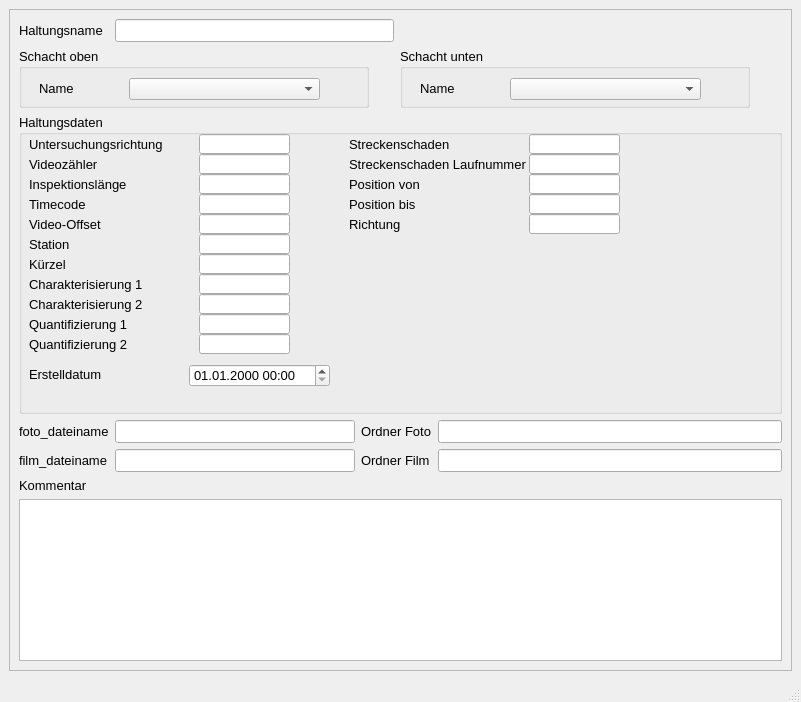
<?xml version="1.0" encoding="UTF-8"?>
<ui version="4.0">
 <class>MainWindow</class>
 <widget class="QMainWindow" name="MainWindow">
  <property name="geometry">
   <rect>
    <x>0</x>
    <y>0</y>
    <width>801</width>
    <height>702</height>
   </rect>
  </property>
  <property name="sizePolicy">
   <sizepolicy hsizetype="Preferred" vsizetype="Preferred">
    <horstretch>0</horstretch>
    <verstretch>0</verstretch>
   </sizepolicy>
  </property>
  <property name="minimumSize">
   <size>
    <width>664</width>
    <height>523</height>
   </size>
  </property>
  <property name="baseSize">
   <size>
    <width>0</width>
    <height>0</height>
   </size>
  </property>
  <property name="font">
   <font>
    <family>Tahoma</family>
    <pointsize>10</pointsize>
   </font>
  </property>
  <property name="windowTitle">
   <string>MainWindow</string>
  </property>
  <widget class="QWidget" name="centralwidget">
   <layout class="QGridLayout" name="gridLayout">
    <item row="0" column="0">
     <widget class="QScrollArea" name="scrollArea">
      <property name="widgetResizable">
       <bool>true</bool>
      </property>
      <widget class="QWidget" name="scrollAreaWidgetContents">
       <property name="geometry">
        <rect>
         <x>0</x>
         <y>0</y>
         <width>777</width>
         <height>625</height>
        </rect>
       </property>
       <layout class="QGridLayout" name="gridLayout_2">
        <item row="0" column="0">
         <widget class="QLabel" name="label">
          <property name="font">
           <font>
            <family>Tahoma</family>
            <pointsize>10</pointsize>
           </font>
          </property>
          <property name="text">
           <string>Haltungsname</string>
          </property>
         </widget>
        </item>
        <item row="0" column="1" colspan="2">
         <widget class="QLineEdit" name="untersuchhal">
          <property name="font">
           <font>
            <family>Tahoma</family>
            <pointsize>10</pointsize>
           </font>
          </property>
         </widget>
        </item>
        <item row="1" column="0" colspan="3">
         <widget class="QGroupBox" name="groupBox">
          <property name="minimumSize">
           <size>
            <width>148</width>
            <height>60</height>
           </size>
          </property>
          <property name="maximumSize">
           <size>
            <width>350</width>
            <height>16777215</height>
           </size>
          </property>
          <property name="font">
           <font>
            <family>Tahoma</family>
            <pointsize>10</pointsize>
           </font>
          </property>
          <property name="title">
           <string>Schacht oben</string>
          </property>
          <widget class="QLabel" name="label_3">
           <property name="geometry">
            <rect>
             <x>20</x>
             <y>30</y>
             <width>91</width>
             <height>21</height>
            </rect>
           </property>
           <property name="text">
            <string>Name</string>
           </property>
          </widget>
          <widget class="QComboBox" name="schoben">
           <property name="geometry">
            <rect>
             <x>110</x>
             <y>30</y>
             <width>191</width>
             <height>22</height>
            </rect>
           </property>
          </widget>
         </widget>
        </item>
        <item row="1" column="3" colspan="2">
         <widget class="QGroupBox" name="groupBox_3">
          <property name="minimumSize">
           <size>
            <width>350</width>
            <height>0</height>
           </size>
          </property>
          <property name="maximumSize">
           <size>
            <width>350</width>
            <height>16777215</height>
           </size>
          </property>
          <property name="font">
           <font>
            <family>Tahoma</family>
            <pointsize>10</pointsize>
           </font>
          </property>
          <property name="title">
           <string>Schacht unten</string>
          </property>
          <widget class="QLabel" name="label_9">
           <property name="geometry">
            <rect>
             <x>20</x>
             <y>30</y>
             <width>71</width>
             <height>21</height>
            </rect>
           </property>
           <property name="text">
            <string>Name</string>
           </property>
          </widget>
          <widget class="QComboBox" name="schunten">
           <property name="geometry">
            <rect>
             <x>110</x>
             <y>30</y>
             <width>191</width>
             <height>22</height>
            </rect>
           </property>
          </widget>
         </widget>
        </item>
        <item row="2" column="0" colspan="5">
         <widget class="QGroupBox" name="groupBox_2">
          <property name="minimumSize">
           <size>
            <width>0</width>
            <height>300</height>
           </size>
          </property>
          <property name="font">
           <font>
            <family>Tahoma</family>
            <pointsize>10</pointsize>
           </font>
          </property>
          <property name="title">
           <string>Haltungsdaten</string>
          </property>
          <widget class="QgsDateTimeEdit" name="createdat">
           <property name="geometry">
            <rect>
             <x>170</x>
             <y>250</y>
             <width>141</width>
             <height>23</height>
            </rect>
           </property>
           <property name="font">
            <font>
             <family>Tahoma</family>
             <pointsize>10</pointsize>
            </font>
           </property>
           <property name="currentSection">
            <enum>QDateTimeEdit::DaySection</enum>
           </property>
           <property name="displayFormat">
            <string>dd.MM.yyyy HH:mm</string>
           </property>
          </widget>
          <widget class="QLineEdit" name="untersuchrichtung">
           <property name="geometry">
            <rect>
             <x>180</x>
             <y>20</y>
             <width>91</width>
             <height>20</height>
            </rect>
           </property>
           <property name="toolTip">
            <string>&lt;html&gt;&lt;head/&gt;&lt;body&gt;&lt;p&gt;&lt;span style=&quot; font-size:10pt;&quot;&gt;vorgegebene Haltungslänge, falls diese nicht automatisch berechnet werden soll&lt;/span&gt;&lt;/p&gt;&lt;/body&gt;&lt;/html&gt;</string>
           </property>
          </widget>
          <widget class="QLabel" name="label_71">
           <property name="geometry">
            <rect>
             <x>10</x>
             <y>250</y>
             <width>151</width>
             <height>21</height>
            </rect>
           </property>
           <property name="text">
            <string>Erstelldatum</string>
           </property>
          </widget>
          <widget class="QLabel" name="label_17">
           <property name="geometry">
            <rect>
             <x>10</x>
             <y>20</y>
             <width>151</width>
             <height>21</height>
            </rect>
           </property>
           <property name="text">
            <string>Untersuchungsrichtung</string>
           </property>
          </widget>
          <widget class="QLabel" name="label_19">
           <property name="geometry">
            <rect>
             <x>10</x>
             <y>40</y>
             <width>151</width>
             <height>21</height>
            </rect>
           </property>
           <property name="text">
            <string>Videozähler</string>
           </property>
          </widget>
          <widget class="QLabel" name="label_20">
           <property name="geometry">
            <rect>
             <x>10</x>
             <y>60</y>
             <width>151</width>
             <height>21</height>
            </rect>
           </property>
           <property name="text">
            <string>Inspektionslänge</string>
           </property>
          </widget>
          <widget class="QLabel" name="label_21">
           <property name="geometry">
            <rect>
             <x>10</x>
             <y>100</y>
             <width>151</width>
             <height>21</height>
            </rect>
           </property>
           <property name="text">
            <string>Video-Offset</string>
           </property>
          </widget>
          <widget class="QLabel" name="label_23">
           <property name="geometry">
            <rect>
             <x>10</x>
             <y>140</y>
             <width>151</width>
             <height>21</height>
            </rect>
           </property>
           <property name="text">
            <string>Kürzel</string>
           </property>
          </widget>
          <widget class="QLabel" name="label_24">
           <property name="geometry">
            <rect>
             <x>10</x>
             <y>160</y>
             <width>151</width>
             <height>21</height>
            </rect>
           </property>
           <property name="text">
            <string>Charakterisierung 1</string>
           </property>
          </widget>
          <widget class="QLabel" name="label_25">
           <property name="geometry">
            <rect>
             <x>10</x>
             <y>180</y>
             <width>151</width>
             <height>21</height>
            </rect>
           </property>
           <property name="text">
            <string>Charakterisierung 2</string>
           </property>
          </widget>
          <widget class="QLabel" name="label_26">
           <property name="geometry">
            <rect>
             <x>10</x>
             <y>200</y>
             <width>151</width>
             <height>21</height>
            </rect>
           </property>
           <property name="text">
            <string>Quantifizierung 1</string>
           </property>
          </widget>
          <widget class="QLabel" name="label_27">
           <property name="geometry">
            <rect>
             <x>10</x>
             <y>220</y>
             <width>151</width>
             <height>21</height>
            </rect>
           </property>
           <property name="text">
            <string>Quantifizierung 2</string>
           </property>
          </widget>
          <widget class="QLabel" name="label_28">
           <property name="geometry">
            <rect>
             <x>330</x>
             <y>20</y>
             <width>161</width>
             <height>21</height>
            </rect>
           </property>
           <property name="text">
            <string>Streckenschaden</string>
           </property>
          </widget>
          <widget class="QLabel" name="label_29">
           <property name="geometry">
            <rect>
             <x>330</x>
             <y>40</y>
             <width>211</width>
             <height>21</height>
            </rect>
           </property>
           <property name="text">
            <string>Streckenschaden Laufnummer</string>
           </property>
          </widget>
          <widget class="QLineEdit" name="videozaehler">
           <property name="geometry">
            <rect>
             <x>180</x>
             <y>40</y>
             <width>91</width>
             <height>20</height>
            </rect>
           </property>
           <property name="toolTip">
            <string>&lt;html&gt;&lt;head/&gt;&lt;body&gt;&lt;p&gt;&lt;span style=&quot; font-size:10pt;&quot;&gt;vorgegebene Haltungslänge, falls diese nicht automatisch berechnet werden soll&lt;/span&gt;&lt;/p&gt;&lt;/body&gt;&lt;/html&gt;</string>
           </property>
          </widget>
          <widget class="QLineEdit" name="inspektionslaenge">
           <property name="geometry">
            <rect>
             <x>180</x>
             <y>60</y>
             <width>91</width>
             <height>20</height>
            </rect>
           </property>
           <property name="toolTip">
            <string>&lt;html&gt;&lt;head/&gt;&lt;body&gt;&lt;p&gt;&lt;span style=&quot; font-size:10pt;&quot;&gt;vorgegebene Haltungslänge, falls diese nicht automatisch berechnet werden soll&lt;/span&gt;&lt;/p&gt;&lt;/body&gt;&lt;/html&gt;</string>
           </property>
          </widget>
          <widget class="QLineEdit" name="video_offset">
           <property name="geometry">
            <rect>
             <x>180</x>
             <y>100</y>
             <width>91</width>
             <height>20</height>
            </rect>
           </property>
           <property name="toolTip">
            <string>&lt;html&gt;&lt;head/&gt;&lt;body&gt;&lt;p&gt;&lt;span style=&quot; font-size:10pt;&quot;&gt;vorgegebene Haltungslänge, falls diese nicht automatisch berechnet werden soll&lt;/span&gt;&lt;/p&gt;&lt;/body&gt;&lt;/html&gt;</string>
           </property>
          </widget>
          <widget class="QLineEdit" name="kuerzel">
           <property name="geometry">
            <rect>
             <x>180</x>
             <y>140</y>
             <width>91</width>
             <height>20</height>
            </rect>
           </property>
           <property name="toolTip">
            <string>&lt;html&gt;&lt;head/&gt;&lt;body&gt;&lt;p&gt;&lt;span style=&quot; font-size:10pt;&quot;&gt;vorgegebene Haltungslänge, falls diese nicht automatisch berechnet werden soll&lt;/span&gt;&lt;/p&gt;&lt;/body&gt;&lt;/html&gt;</string>
           </property>
          </widget>
          <widget class="QLineEdit" name="charakt1">
           <property name="geometry">
            <rect>
             <x>180</x>
             <y>160</y>
             <width>91</width>
             <height>20</height>
            </rect>
           </property>
           <property name="toolTip">
            <string>&lt;html&gt;&lt;head/&gt;&lt;body&gt;&lt;p&gt;&lt;span style=&quot; font-size:10pt;&quot;&gt;vorgegebene Haltungslänge, falls diese nicht automatisch berechnet werden soll&lt;/span&gt;&lt;/p&gt;&lt;/body&gt;&lt;/html&gt;</string>
           </property>
          </widget>
          <widget class="QLineEdit" name="charakt2">
           <property name="geometry">
            <rect>
             <x>180</x>
             <y>180</y>
             <width>91</width>
             <height>20</height>
            </rect>
           </property>
           <property name="toolTip">
            <string>&lt;html&gt;&lt;head/&gt;&lt;body&gt;&lt;p&gt;&lt;span style=&quot; font-size:10pt;&quot;&gt;vorgegebene Haltungslänge, falls diese nicht automatisch berechnet werden soll&lt;/span&gt;&lt;/p&gt;&lt;/body&gt;&lt;/html&gt;</string>
           </property>
          </widget>
          <widget class="QLineEdit" name="quantnr1">
           <property name="geometry">
            <rect>
             <x>180</x>
             <y>200</y>
             <width>91</width>
             <height>20</height>
            </rect>
           </property>
           <property name="toolTip">
            <string>&lt;html&gt;&lt;head/&gt;&lt;body&gt;&lt;p&gt;&lt;span style=&quot; font-size:10pt;&quot;&gt;vorgegebene Haltungslänge, falls diese nicht automatisch berechnet werden soll&lt;/span&gt;&lt;/p&gt;&lt;/body&gt;&lt;/html&gt;</string>
           </property>
          </widget>
          <widget class="QLineEdit" name="quantnr2">
           <property name="geometry">
            <rect>
             <x>180</x>
             <y>220</y>
             <width>91</width>
             <height>20</height>
            </rect>
           </property>
           <property name="toolTip">
            <string>&lt;html&gt;&lt;head/&gt;&lt;body&gt;&lt;p&gt;&lt;span style=&quot; font-size:10pt;&quot;&gt;vorgegebene Haltungslänge, falls diese nicht automatisch berechnet werden soll&lt;/span&gt;&lt;/p&gt;&lt;/body&gt;&lt;/html&gt;</string>
           </property>
          </widget>
          <widget class="QLineEdit" name="streckenschaden">
           <property name="geometry">
            <rect>
             <x>510</x>
             <y>20</y>
             <width>91</width>
             <height>20</height>
            </rect>
           </property>
           <property name="toolTip">
            <string>&lt;html&gt;&lt;head/&gt;&lt;body&gt;&lt;p&gt;&lt;span style=&quot; font-size:10pt;&quot;&gt;vorgegebene Haltungslänge, falls diese nicht automatisch berechnet werden soll&lt;/span&gt;&lt;/p&gt;&lt;/body&gt;&lt;/html&gt;</string>
           </property>
          </widget>
          <widget class="QLineEdit" name="streckenschaden_lfdnr">
           <property name="geometry">
            <rect>
             <x>510</x>
             <y>40</y>
             <width>91</width>
             <height>20</height>
            </rect>
           </property>
           <property name="toolTip">
            <string>&lt;html&gt;&lt;head/&gt;&lt;body&gt;&lt;p&gt;&lt;span style=&quot; font-size:10pt;&quot;&gt;vorgegebene Haltungslänge, falls diese nicht automatisch berechnet werden soll&lt;/span&gt;&lt;/p&gt;&lt;/body&gt;&lt;/html&gt;</string>
           </property>
          </widget>
          <widget class="QLabel" name="label_18">
           <property name="geometry">
            <rect>
             <x>330</x>
             <y>60</y>
             <width>151</width>
             <height>21</height>
            </rect>
           </property>
           <property name="text">
            <string>Position von</string>
           </property>
          </widget>
          <widget class="QLabel" name="label_30">
           <property name="geometry">
            <rect>
             <x>330</x>
             <y>80</y>
             <width>151</width>
             <height>21</height>
            </rect>
           </property>
           <property name="text">
            <string>Position bis</string>
           </property>
          </widget>
          <widget class="QLabel" name="label_51">
           <property name="geometry">
            <rect>
             <x>330</x>
             <y>100</y>
             <width>151</width>
             <height>21</height>
            </rect>
           </property>
           <property name="text">
            <string>Richtung</string>
           </property>
          </widget>
          <widget class="QLineEdit" name="pos_von">
           <property name="geometry">
            <rect>
             <x>510</x>
             <y>60</y>
             <width>91</width>
             <height>20</height>
            </rect>
           </property>
           <property name="toolTip">
            <string>&lt;html&gt;&lt;head/&gt;&lt;body&gt;&lt;p&gt;&lt;span style=&quot; font-size:10pt;&quot;&gt;vorgegebene Haltungslänge, falls diese nicht automatisch berechnet werden soll&lt;/span&gt;&lt;/p&gt;&lt;/body&gt;&lt;/html&gt;</string>
           </property>
          </widget>
          <widget class="QLineEdit" name="pos_bis">
           <property name="geometry">
            <rect>
             <x>510</x>
             <y>80</y>
             <width>91</width>
             <height>20</height>
            </rect>
           </property>
           <property name="toolTip">
            <string>&lt;html&gt;&lt;head/&gt;&lt;body&gt;&lt;p&gt;&lt;span style=&quot; font-size:10pt;&quot;&gt;vorgegebene Haltungslänge, falls diese nicht automatisch berechnet werden soll&lt;/span&gt;&lt;/p&gt;&lt;/body&gt;&lt;/html&gt;</string>
           </property>
          </widget>
          <widget class="QLineEdit" name="richtung">
           <property name="geometry">
            <rect>
             <x>510</x>
             <y>100</y>
             <width>91</width>
             <height>20</height>
            </rect>
           </property>
           <property name="toolTip">
            <string>&lt;html&gt;&lt;head/&gt;&lt;body&gt;&lt;p&gt;&lt;span style=&quot; font-size:10pt;&quot;&gt;vorgegebene Haltungslänge, falls diese nicht automatisch berechnet werden soll&lt;/span&gt;&lt;/p&gt;&lt;/body&gt;&lt;/html&gt;</string>
           </property>
          </widget>
          <widget class="QLineEdit" name="station">
           <property name="geometry">
            <rect>
             <x>180</x>
             <y>120</y>
             <width>91</width>
             <height>20</height>
            </rect>
           </property>
           <property name="toolTip">
            <string>&lt;html&gt;&lt;head/&gt;&lt;body&gt;&lt;p&gt;&lt;span style=&quot; font-size:10pt;&quot;&gt;vorgegebene Haltungslänge, falls diese nicht automatisch berechnet werden soll&lt;/span&gt;&lt;/p&gt;&lt;/body&gt;&lt;/html&gt;</string>
           </property>
          </widget>
          <widget class="QLabel" name="label_34">
           <property name="geometry">
            <rect>
             <x>10</x>
             <y>120</y>
             <width>151</width>
             <height>21</height>
            </rect>
           </property>
           <property name="text">
            <string>Station</string>
           </property>
          </widget>
          <widget class="QLineEdit" name="timecode">
           <property name="geometry">
            <rect>
             <x>180</x>
             <y>80</y>
             <width>91</width>
             <height>20</height>
            </rect>
           </property>
           <property name="toolTip">
            <string>&lt;html&gt;&lt;head/&gt;&lt;body&gt;&lt;p&gt;&lt;span style=&quot; font-size:10pt;&quot;&gt;vorgegebene Haltungslänge, falls diese nicht automatisch berechnet werden soll&lt;/span&gt;&lt;/p&gt;&lt;/body&gt;&lt;/html&gt;</string>
           </property>
          </widget>
          <widget class="QLabel" name="label_35">
           <property name="geometry">
            <rect>
             <x>10</x>
             <y>80</y>
             <width>151</width>
             <height>21</height>
            </rect>
           </property>
           <property name="text">
            <string>Timecode</string>
           </property>
          </widget>
         </widget>
        </item>
        <item row="3" column="0">
         <widget class="QLabel" name="label_31">
          <property name="text">
           <string>foto_dateiname</string>
          </property>
         </widget>
        </item>
        <item row="3" column="1">
         <widget class="QLineEdit" name="foto_dateiname">
          <property name="toolTip">
           <string>&lt;html&gt;&lt;head/&gt;&lt;body&gt;&lt;p&gt;&lt;span style=&quot; font-size:10pt;&quot;&gt;vorgegebene Haltungslänge, falls diese nicht automatisch berechnet werden soll&lt;/span&gt;&lt;/p&gt;&lt;/body&gt;&lt;/html&gt;</string>
          </property>
         </widget>
        </item>
        <item row="3" column="2" colspan="2">
         <widget class="QLabel" name="label_33">
          <property name="text">
           <string>Ordner Foto</string>
          </property>
         </widget>
        </item>
        <item row="3" column="4">
         <widget class="QLineEdit" name="ordner_bild">
          <property name="toolTip">
           <string>&lt;html&gt;&lt;head/&gt;&lt;body&gt;&lt;p&gt;&lt;span style=&quot; font-size:10pt;&quot;&gt;vorgegebene Haltungslänge, falls diese nicht automatisch berechnet werden soll&lt;/span&gt;&lt;/p&gt;&lt;/body&gt;&lt;/html&gt;</string>
          </property>
         </widget>
        </item>
        <item row="4" column="0">
         <widget class="QLabel" name="label_32">
          <property name="text">
           <string>film_dateiname</string>
          </property>
         </widget>
        </item>
        <item row="4" column="1">
         <widget class="QLineEdit" name="film_dateiname">
          <property name="toolTip">
           <string>&lt;html&gt;&lt;head/&gt;&lt;body&gt;&lt;p&gt;&lt;span style=&quot; font-size:10pt;&quot;&gt;vorgegebene Haltungslänge, falls diese nicht automatisch berechnet werden soll&lt;/span&gt;&lt;/p&gt;&lt;/body&gt;&lt;/html&gt;</string>
          </property>
         </widget>
        </item>
        <item row="4" column="2" colspan="2">
         <widget class="QLabel" name="label_50">
          <property name="text">
           <string>Ordner Film</string>
          </property>
         </widget>
        </item>
        <item row="4" column="4">
         <widget class="QLineEdit" name="ordner_video">
          <property name="toolTip">
           <string>&lt;html&gt;&lt;head/&gt;&lt;body&gt;&lt;p&gt;&lt;span style=&quot; font-size:10pt;&quot;&gt;vorgegebene Haltungslänge, falls diese nicht automatisch berechnet werden soll&lt;/span&gt;&lt;/p&gt;&lt;/body&gt;&lt;/html&gt;</string>
          </property>
         </widget>
        </item>
        <item row="5" column="0">
         <widget class="QLabel" name="label_22">
          <property name="font">
           <font>
            <family>Tahoma</family>
            <pointsize>10</pointsize>
           </font>
          </property>
          <property name="text">
           <string>Kommentar</string>
          </property>
         </widget>
        </item>
        <item row="6" column="0" colspan="5">
         <widget class="QTextEdit" name="kommentar">
          <property name="font">
           <font>
            <family>Tahoma</family>
            <pointsize>10</pointsize>
           </font>
          </property>
         </widget>
        </item>
       </layout>
      </widget>
     </widget>
    </item>
   </layout>
  </widget>
  <widget class="QMenuBar" name="menubar">
   <property name="geometry">
    <rect>
     <x>0</x>
     <y>0</y>
     <width>801</width>
     <height>27</height>
    </rect>
   </property>
  </widget>
  <widget class="QStatusBar" name="statusbar"/>
 </widget>
 <customwidgets>
  <customwidget>
   <class>QgsDateTimeEdit</class>
   <extends>QDateTimeEdit</extends>
   <header>qgsdatetimeedit.h</header>
  </customwidget>
 </customwidgets>
 <tabstops>
  <tabstop>untersuchhal</tabstop>
  <tabstop>schoben</tabstop>
  <tabstop>schunten</tabstop>
  <tabstop>untersuchrichtung</tabstop>
  <tabstop>createdat</tabstop>
  <tabstop>kommentar</tabstop>
 </tabstops>
 <resources/>
 <connections/>
</ui>
